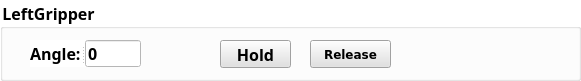
       <widget class="QGroupBox" name="groupBox_16">
        <property name="geometry">
         <rect>
          <x>10</x>
          <y>580</y>
          <width>581</width>
          <height>81</height>
         </rect>
        </property>
        <property name="font">
         <font>
          <family>微軟正黑體</family>
          <pointsize>12</pointsize>
          <weight>75</weight>
          <bold>true</bold>
         </font>
        </property>
        <property name="styleSheet">
         <string notr="true">background-color: rgb(255, 255, 255);</string>
        </property>
        <property name="title">
         <string>LeftGripper</string>
        </property>
        <widget class="QPushButton" name="LeftGripper_btn_Hold">
         <property name="geometry">
          <rect>
           <x>220</x>
           <y>40</y>
           <width>71</width>
           <height>28</height>
          </rect>
         </property>
         <property name="font">
          <font>
           <family>微軟正黑體</family>
           <pointsize>12</pointsize>
           <weight>75</weight>
           <bold>true</bold>
          </font>
         </property>
         <property name="styleSheet">
          <string notr="true">background-color: rgb(225, 225, 225);</string>
         </property>
         <property name="text">
          <string>Hold</string>
         </property>
        </widget>
        <widget class="QPushButton" name="LeftGripper_btn_Release">
         <property name="geometry">
          <rect>
           <x>310</x>
           <y>40</y>
           <width>81</width>
           <height>28</height>
          </rect>
         </property>
         <property name="font">
          <font>
           <family>Bitstream Vera Sans</family>
           <pointsize>9</pointsize>
           <weight>75</weight>
           <bold>true</bold>
          </font>
         </property>
         <property name="styleSheet">
          <string notr="true">background-color: rgb(225, 225, 225);</string>
         </property>
         <property name="text">
          <string>Release</string>
         </property>
        </widget>
        <widget class="QSplitter" name="splitter_2">
         <property name="geometry">
          <rect>
           <x>30</x>
           <y>40</y>
           <width>111</width>
           <height>27</height>
          </rect>
         </property>
         <property name="orientation">
          <enum>Qt::Horizontal</enum>
         </property>
         <widget class="QLabel" name="LeftGripper_label_title_Angle">
          <property name="font">
           <font>
            <family>微軟正黑體</family>
            <pointsize>12</pointsize>
            <weight>75</weight>
            <bold>true</bold>
           </font>
          </property>
          <property name="text">
           <string>Angle:</string>
          </property>
         </widget>
         <widget class="QLineEdit" name="LeftGripper_lineEdit_Angle">
          <property name="font">
           <font>
            <family>微軟正黑體</family>
            <pointsize>12</pointsize>
            <weight>75</weight>
            <bold>true</bold>
           </font>
          </property>
          <property name="text">
           <string>0</string>
          </property>
         </widget>
        </widget>
       </widget>
